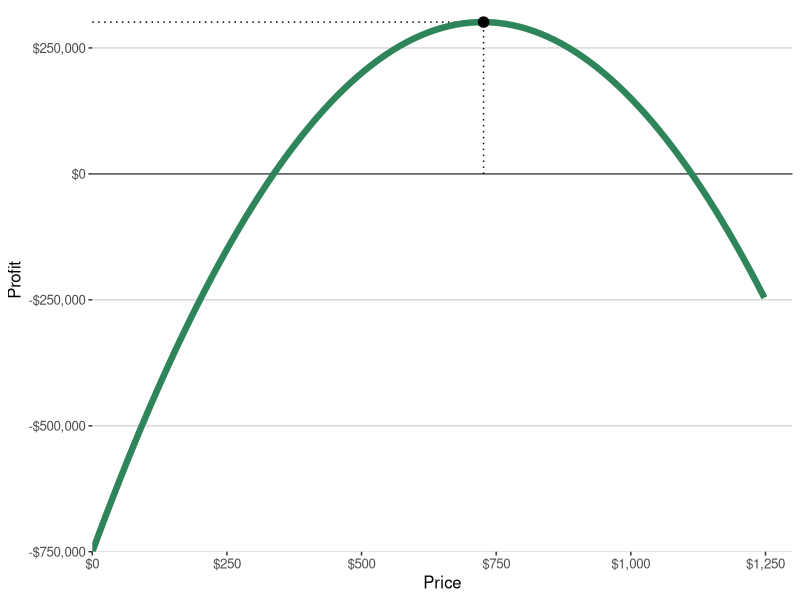
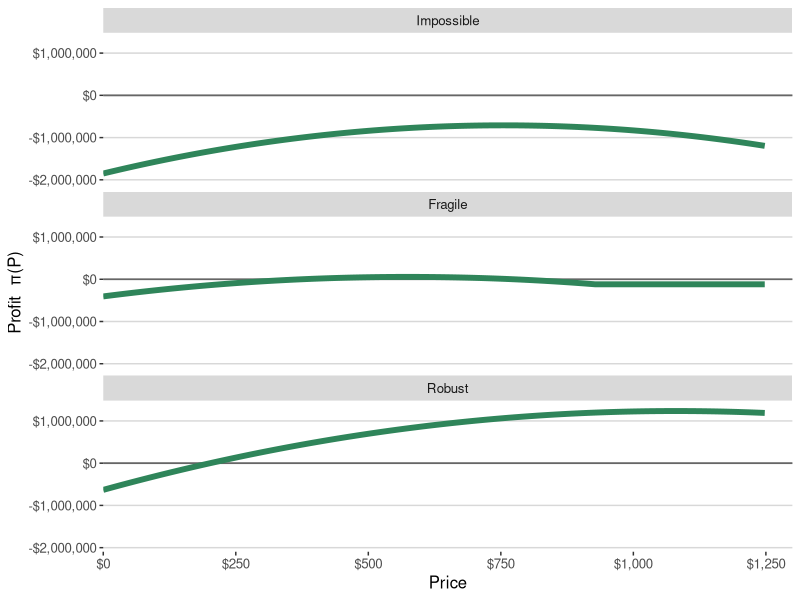

Write R code to recreate these figures, in order.
## ---- chunk 1
#| label: fig-tk-read-profit-app-baseline
#| echo: false
#| warning: false
#| message: false
#| layout-ncol: 2
#| cap-location: bottom
#| fig-cap:
#|   - "A baseline profit curve: profit π(P) across prices with a clear zero-profit reference line."
#|   - "Three common shapes: impossible profit, fragile profit, and robust profit (illustrative)."

library(tibble)
library(ggplot2)
library(scales)
library(ggthemes)

base_theme <- theme_hc()

col_pi  <- "#2F855A"   # profit green (your choice)
col_ref <- "grey40"

P_min <- 0
P_max <- 1300

# ----------------------------
# Helper constructors
# ----------------------------
make_Q <- function(a, b){
  function(P) pmax(0, a + b * P)
}
make_R <- function(Qfun){
  function(P) P * Qfun(P)
}
make_TC <- function(Qfun, c, F){
  function(P) F + c * Qfun(P)
}
make_Pi <- function(Rfun, TCfun){
  function(P) Rfun(P) - TCfun(P)
}

# ----------------------------
# Panel A: A baseline profit curve (one “app-like” output)
# ----------------------------
Q0  <- make_Q(a = 2500, b = -2.0)
R0  <- make_R(Q0)
TC0 <- make_TC(Q0, c = 200, F = 250000)
Pi0 <- make_Pi(R0, TC0)

# Find approximate argmax for a simple marker
P_grid <- seq(P_min, P_max, length.out = 400)
pi_vals <- Pi0(P_grid)
P_star <- P_grid[which.max(pi_vals)]
Pi_star <- max(pi_vals)

plot_profit_baseline <- ggplot() +
  geom_hline(yintercept = 0, linewidth = 0.6, color = col_ref) +
  
  # Dotted read-off guides (tied to the highlighted point)
  geom_segment(aes(x = 0,   y = Pi_star, xend = P_star, yend = Pi_star),
               linetype = "dotted", linewidth = 0.5, color = "black") +
  geom_segment(aes(x = P_star,  y = 0,  xend = P_star, yend = Pi_star),
               linetype = "dotted", linewidth = 0.5, color = "black") +
  
  geom_function(fun = Pi0, xlim = c(P_min, P_max), linewidth = 2.2, color = col_pi) +
  
  geom_point(aes(x = P_star, y = Pi_star), size = 3.2, color = "black") +
#  annotate("label",
#           x = P_star, y = Pi_star,
#           label = "Highest point\n(not a recommendation)",
#           vjust = -1.0, size = 3.2,
#           label.size = 0.2, fill = "white", alpha = 0.9) +
  labs(x = "Price", y = "Profit") +
  scale_x_continuous(labels = label_dollar(), n.breaks = 5, limits = c(0, 1249)) +
  scale_y_continuous(labels = label_dollar(), limits = c(-750000,330000)) +
  coord_cartesian(xlim = c(P_min, P_max), expand = FALSE) +
  base_theme

# ----------------------------
# Panel B: Three regime shapes (impossible / fragile / robust)
# ----------------------------

# Impossible: profit always below zero (high F or high c)
Q_imp  <- make_Q(a = 2500, b = -2.0)
R_imp  <- make_R(Q_imp)
TC_imp <- make_TC(Q_imp, c = 260, F = 1200000)
Pi_imp <- make_Pi(R_imp, TC_imp)

# Fragile: crosses zero only narrowly
Q_fra  <- make_Q(a = 1300, b = -1.4)
R_fra  <- make_R(Q_fra)
TC_fra <- make_TC(Q_fra, c = 220, F = 120000)
Pi_fra <- make_Pi(R_fra, TC_fra)

# Robust: profit positive across a wide range
Q_rob  <- make_Q(a = 3200, b = -1.6)
R_rob  <- make_R(Q_rob)
TC_rob <- make_TC(Q_rob, c = 160, F = 120000)
Pi_rob <- make_Pi(R_rob, TC_rob)

df_shapes <- tibble(
  P = rep(P_grid, 3),
  pi = c(Pi_imp(P_grid), Pi_fra(P_grid), Pi_rob(P_grid)),
  case = factor(rep(c("Impossible", "Fragile", "Robust"), each = length(P_grid)),
                levels = c("Impossible", "Fragile", "Robust"))
)

# consistent y-lims so readers “see” the differences
y_min <- min(df_shapes$pi)
y_max <- max(df_shapes$pi)
pad <- 0.08 * (y_max - y_min)
y_min <- y_min - pad
y_max <- y_max + pad

plot_profit_shapes <- ggplot(df_shapes, aes(x = P, y = pi)) +
  geom_hline(yintercept = 0, linewidth = 0.6, color = col_ref) +
  geom_line(linewidth = 2.0, color = col_pi) +
  facet_wrap(~ case, ncol = 1) +
  labs(x = "Price", y = "Profit  π(P)") +
  scale_x_continuous(labels = label_dollar(), n.breaks = 5, limits = c(0, 1249)) +
  scale_y_continuous(labels = label_dollar()) +
  coord_cartesian(xlim = c(P_min, P_max), ylim = c(y_min, y_max), expand = FALSE) +
  base_theme

plot_profit_baseline
plot_profit_shapes
